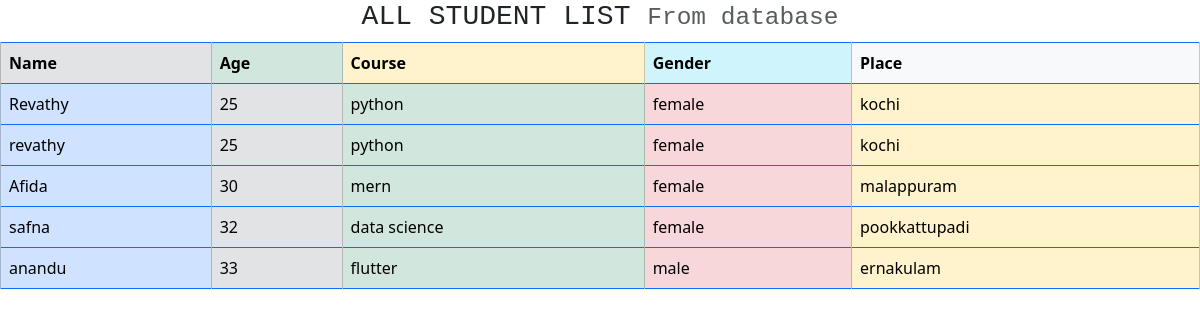
The app's page /student/all with its own data.
### work/models.py (models this page shows, shortened)
class StudentNew(models.Model):
    name = models.CharField(max_length=40)
    age = models.PositiveIntegerField()
    course = models.CharField(max_length=40)
    gender = models.CharField(max_length=20)
    place = models.CharField(max_length=30)

### work/views.py (the view)
# urls.py: path('student/all',StudentList.as_view()),
class StudentList(View):
    def get(self,request):
        new = StudentNew.objects.all()
        return render(request, "studentnewlist.html",{"new":new})

### work/templates/studentnewlist.html (shortened to what this page needs)
<!DOCTYPE html>
<html lang="en">
<head>
</head>
   <link href="https://cdn.jsdelivr.net/npm/bootstrap@5.3.2/dist/css/bootstrap.min.css" rel="stylesheet">
<body>
    <h3 class=" text-center font-monospace">
        ALL STUDENT LIST
        <small class="text-body-secondary">From database</small>
      </h3>
<table class="table table-bordered border-primary">
    <tr><th class="table-secondary">Name</th>
    <th class="table-success">Age</th>
    <th class="table-warning">Course</th>
    <th class="table-info">Gender</th>
    <th class="table-light">Place</th>
  </tr>
<tr>{%for student in new%}
    </tr>
    <tr>
  <td class="table-primary">{{student.name}}</td>
  <td class="table-secondary">{{student.age}}</td>
  <td class="table-success">{{student.course}}</td>
  <td class="table-danger">{{student.gender}}</td>
  <td class="table-warning">{{student.place}}</td>
</tr>
{%endfor%}
</table>
</body>
</html>

### records on screen
StudentNew: name "Revathy", age "25", course "python", gender "female", place "kochi"
StudentNew: name "revathy", age "25", course "python", gender "female", place "kochi"
StudentNew: name "Afida", age "30", course "mern", gender "female", place "malappuram"
StudentNew: name "safna", age "32", course "data science", gender "female", place "pookkattupadi"
StudentNew: name "anandu", age "33", course "flutter", gender "male", place "ernakulam"
